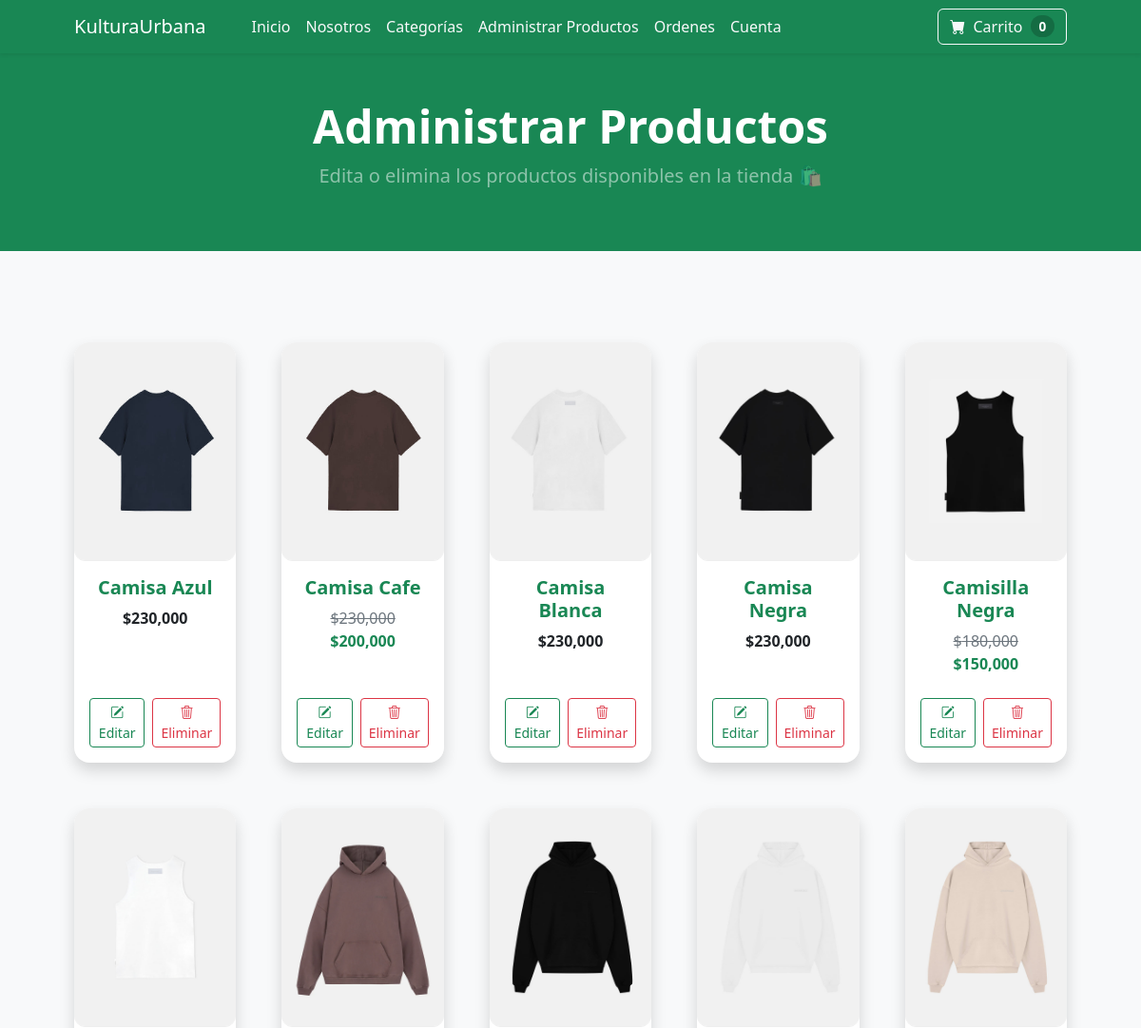
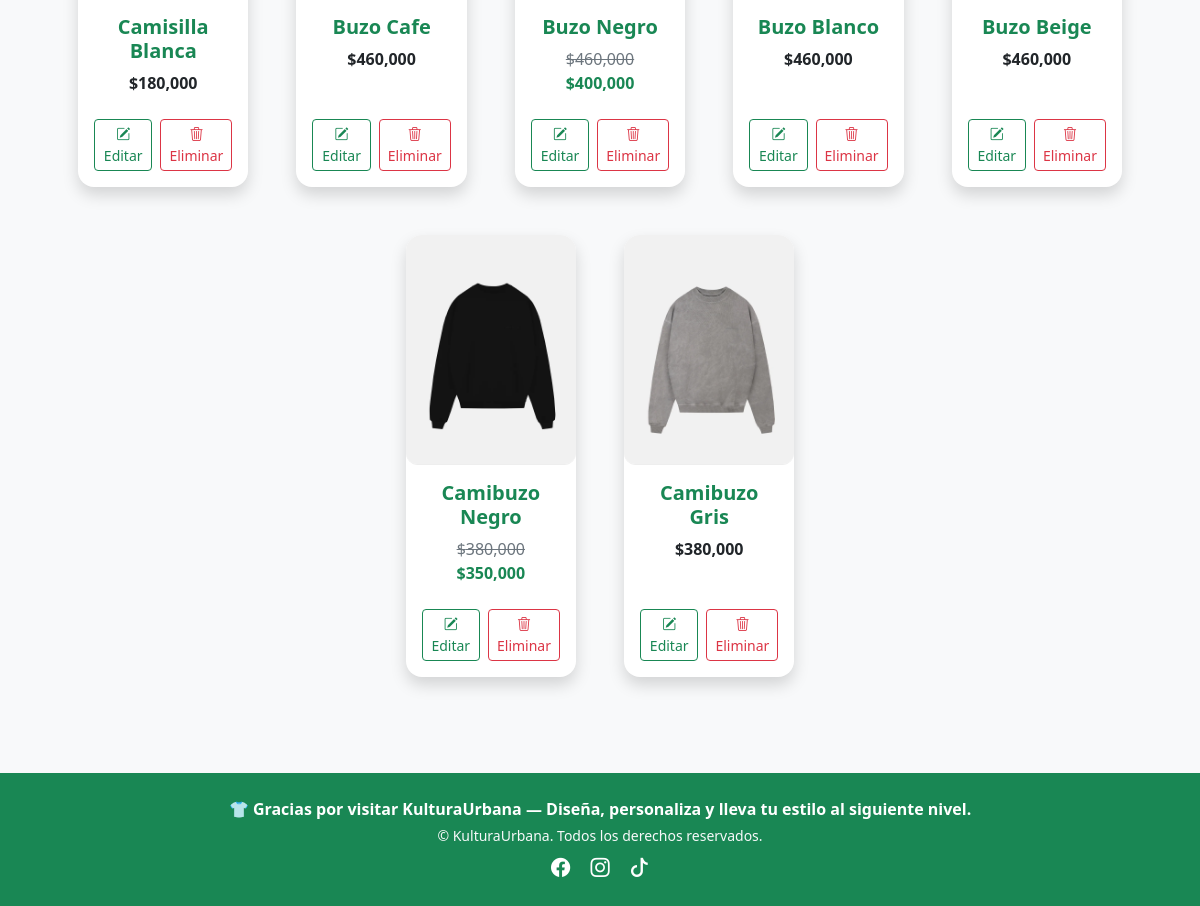
Page /edit_products/ (signed in) on the committed database (2 pictures, top to bottom).
### store/models.py (models this page shows, shortened)
class Product(models.Model):
    name = models.CharField(max_length=100)
    price = models.IntegerField(default=0)
    category = models.ForeignKey(Category, on_delete=models.CASCADE, default=1)
    description = models.CharField(max_length=350, default='', blank=True, null=True)
    image = models.ImageField(upload_to='uploads/products/')
    is_sale = models.BooleanField(default=False)
    sale_price = models.IntegerField(default=0)

### store/views.py (the view)
# urls.py: path('edit_products/', views.edit_products, name='edit_products'),
@user_passes_test(lambda u: u.is_staff)
def edit_products(request):
    products = Product.objects.all()
    return render(request, 'edit_products.html', {'products': products})

### cart/cart.py (called while the page is built)
    def __len__(self):
        return len(self.cart)

### cart/context_processors.py (called while the page is built)
def cart(request):
    return {'cart': Cart(request)}

### store/context_processors.py (called while the page is built)
def categories_context(request):
    categories = Category.objects.all()
    return {'categories': categories}

### store/templates/edit_products.html (shortened to what this page needs)
{% extends 'base.html' %}
{% load static %}
{% load humanize %}
{% block content %}
<header class="bg-success py-5 text-white shadow-sm">
    <div class="container text-center">
        <h1 class="display-5 fw-bolder">Administrar Productos</h1>
        <p class="lead text-white-50">Edita o elimina los productos disponibles en la tienda 🛍️</p>
    </div>
</header>
<section class="py-5 bg-light">
    <div class="container px-4 px-lg-5 mt-5">
        <div class="row gx-4 gx-lg-5 row-cols-2 row-cols-md-3 row-cols-xl-5 justify-content-center">
            {% for product in products %}
            <div class="col mb-5">
                <div class="card shadow border-0 rounded-4 h-100">
                    <img src="{{ product.image.url }}" alt="{{ product.name }}" class="card-img-top rounded-top"
                         style="object-fit: cover; height: 230px;">
                    <div class="card-body text-center">
                        <h5 class="fw-bold text-success mb-2">{{ product.name }}</h5>
                        {% if product.is_sale %}
                            <p class="mb-0">
                                <span class="text-muted text-decoration-line-through">${{ product.price|intcomma }}</span>
                                <span class="fw-bold text-success">${{ product.sale_price|intcomma }}</span>
                            </p>
                        {% else %}
                            <p class="fw-bold text-dark mb-0">${{ product.price|intcomma }}</p>
                        {% endif %}
                    </div>
                    <div class="card-footer bg-transparent border-0 text-center d-flex justify-content-center gap-2 pb-3">
                        <a href="{% url 'edit_product' product.id %}" class="btn btn-outline-success btn-sm">
                            <i class="bi bi-pencil-square"></i> Editar
                        </a>
                        <form action="{% url 'delete_product' product.id %}" method="POST" style="display:inline;">
                            <button type="submit" class="btn btn-outline-danger btn-sm">
                                <i class="bi bi-trash3"></i> Eliminar
                            </button>
                        </form>
                    </div>
                </div>
            </div>
            {% empty %}
            <div class="text-center mt-5">
                <h5 class="text-muted">No hay productos registrados aún 🐾</h5>
                <a href="{% url 'add_product' %}" class="btn btn-outline-success mt-3">Agregar nuevo</a>
            </div>
            {% endfor %}
        </div>
    </div>
</section>
{% endblock %}

### rows in the picture
Product: image (picture), name "Camisa Azul", price "230,000"
Product: image (picture), name "Camisa Cafe", price "230,000", sale_price "200,000"
Product: image (picture), name "Camisa Blanca", price "230,000"
Product: image (picture), name "Camisa Negra", price "230,000"
Product: image (picture), name "Camisilla Negra", price "180,000", sale_price "150,000"
Product: image (picture), name "Camisilla Blanca", price "180,000"
Product: image (picture), name "Buzo Cafe", price "460,000"
Product: image (picture), name "Buzo Negro", price "460,000", sale_price "400,000"
Product: image (picture), name "Buzo Blanco", price "460,000"
Product: image (picture), name "Buzo Beige", price "460,000"
Product: image (picture), name "Camibuzo Negro", price "380,000", sale_price "350,000"
Product: image (picture), name "Camibuzo Gris", price "380,000"

### other values in the picture
{{ cart|length }} "0"
